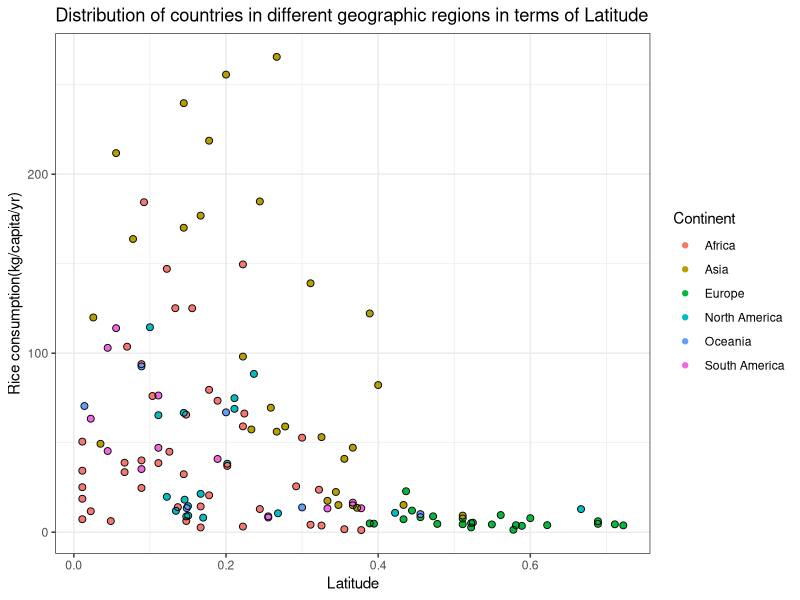

Source code (R):
## ---- chunk 1
knitr::opts_chunk$set(
	echo = TRUE,
	message = FALSE,
	warning = FALSE
)
## ---- chunk 2
library(tidyverse)
library(readr)
library(kableExtra)
library(bookdown)
## ---- chunk 3
Assignment4_data <- read_csv("Data/rice-consumption-vs-latitude.csv")
data_tidy <- Assignment4_data %>%
  filter(Year == 2015)%>%
  rename(`Rice consumption(kg/capita/yr)` = `Rice (Milled Equivalent) - Food supply quantity (kg/capita/yr)`) %>%
  rename(Latitude = `Latitude - lp_lat_abst`)

data_tidy <- data_tidy %>% drop_na(`Rice consumption(kg/capita/yr)`) %>% drop_na(Latitude)
## ---- chunk 4

knitr::kable(
  head(arrange(data_tidy,desc(`Rice consumption(kg/capita/yr)`)),20), caption = 'Top 10 countries with the highest annual per capita consumption of rice in 2015',
  booktabs = TRUE,digits = 2
) %>%
kable_styling(latex_options = c("striped", "hold_position"))
## ---- chunk 5
ggplot(data = data_tidy, 
aes(x = Latitude,
    y = `Rice consumption(kg/capita/yr)`)) +
 geom_point(aes(colour = Continent)) +
 geom_point(data = data_tidy,
 size = 2,
 shape = 1)+
  theme_bw()+
  ggtitle("Distribution of countries in different geographic regions in terms of Latitude")
